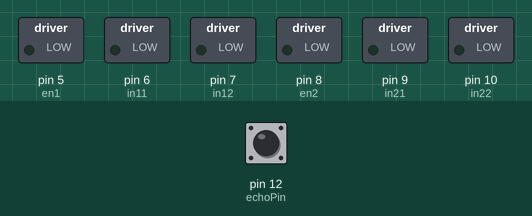
Recording of a sketch running on a simulated Arduino Uno, built with avr-gcc and run on an emulated ATmega328P. Shown: switched loads named in the sketch (green lamp = pin HIGH). Inputs (shaded band) come from the test bench; at power-on: pin 12 (echoPin) LOW. Random numbers use the default seed unless the sketch sets one; pins used as bus, display or sensor lines are not drawn.

Above: at 2.0 s.
2.1 s: pin 12 (echoPin) pulsed HIGH 2 times (0.12 s each, 0.3 s apart)
At 3.0 s:
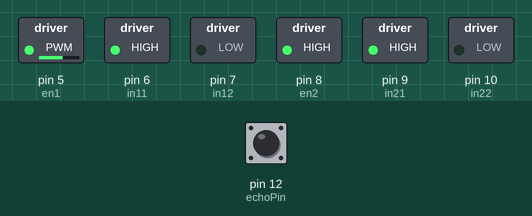
At 4.3 s:
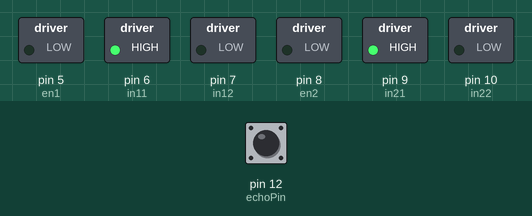
Timing chart, 0 to 5.8 s (numbered marks = the images above; inputs shaded):
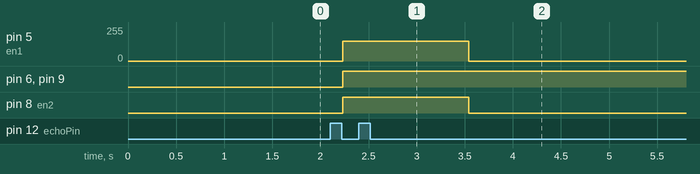

Measured:
- after the input at 2.1 s, pin 5 (en1): 0/255 → 150/255 after 0.13 s, → 0/255 1.3 s later; pin 6 (in11), pin 9 (in21): LOW → HIGH after 0.13 s; pin 8 (en2): LOW → HIGH after 0.13 s, → LOW 1.3 s later

The sketch:

ultra_sonic_sensor_robotic_car_1.ino
```cpp
int trigPin = 11;      // trig pin of HC-SR04
int echoPin = 12;     // Echo pin of HC-SR04

const int en1 = 5;
const int in11 = 6;
const int in12 = 7;

const int en2 = 8;
const int in21 = 9;
const int in22 = 10;

long duration, distance;

void backword(void)
{
  analogWrite(en1, 150);
  digitalWrite(in11,LOW);
  digitalWrite(in12,HIGH);

  analogWrite(en2, 150);
  digitalWrite(in21,LOW);
  digitalWrite(in22,HIGH);
  }

void forword(void)
{
  analogWrite(en1, 150);
  digitalWrite(in11,HIGH);
  digitalWrite(in12,LOW);

  analogWrite(en2, 150);
  digitalWrite(in21,HIGH);
  digitalWrite(in22,LOW);
  }
void left(void)
{
  analogWrite(en1, 150);
  digitalWrite(in11,HIGH);
  digitalWrite(in12,LOW);

  analogWrite(en2, 0);
  digitalWrite(in21,HIGH);
  digitalWrite(in22,LOW);
  }
void right(void)
{
  analogWrite(en1, 0);
  digitalWrite(in11,HIGH);
  digitalWrite(in12,LOW);

  analogWrite(en2, 150);
  digitalWrite(in21,HIGH);
  digitalWrite(in22,LOW);
  }
void all_stop(void)
{
  analogWrite(en1, 0);
  analogWrite(en2, 0);
  }
void setup() {

  delay(random(500,2000));   // delay for random time
  Serial.begin(9600);
  pinMode(en1, OUTPUT);
  pinMode(in11, OUTPUT);
  pinMode(in12, OUTPUT);

  pinMode(en2, OUTPUT);
  pinMode(in21, OUTPUT);
  pinMode(in22, OUTPUT);

  pinMode(trigPin, OUTPUT);         // set trig pin as output
  pinMode(echoPin, INPUT);          //set echo pin as input to capture reflected waves
}

void loop() {

  digitalWrite(trigPin, LOW);
  delayMicroseconds(2);
  digitalWrite(trigPin, HIGH);     // send waves for 10 us
  delayMicroseconds(10);
  duration = pulseIn(echoPin, HIGH); // receive reflected waves
  distance = duration / 58.2;   // convert to distance
  delay(10);
    // If you dont get proper movements of your robot then alter the pin numbers
  if (distance > 19)
  {
    forword();
  }

  if (distance < 18)
  {
    all_stop();
    //delay(500);
    //backword();
    //delay(500);
    //all_stop();
    //delay(100);
    //right();
    //delay(500);
  }

}
```
